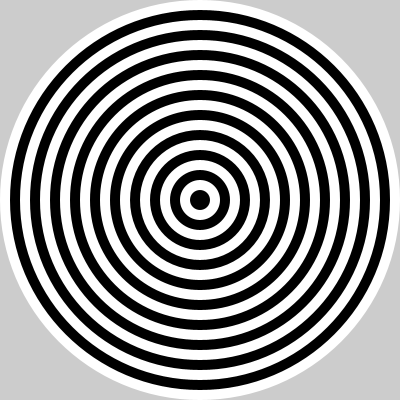
Frame 1 (no input)
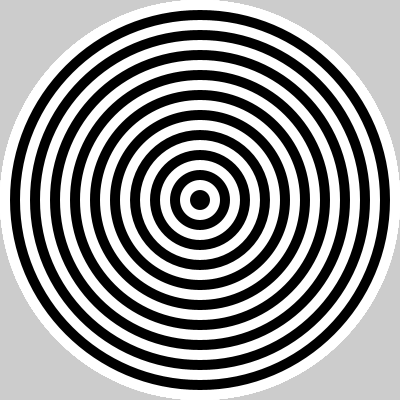
Frame 60 (the mouse pressed at the canvas centre just before this capture)
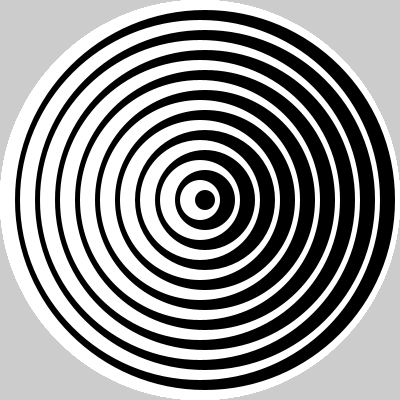
Frame 120 (the mouse held since frame 60 and released just before this capture)

The Processing sketch that drew these frames (run headless with seeded random() and noise(); from frame 60 on, the mouse is pressed at the canvas centre):

// Processing sketch: prac10b
// ── prac10b.pde
int tam = 20;
void setup() {
  size(400, 400);
  noStroke();
  smooth();
}
void draw() {
  float mover= map(mouseX, 0, width, 0, tam/2);
  for (int i = width;i >= tam; i-=tam) {
    if (i%(tam*2) == 0) {
      fill(255);
      ellipse(width/2, height/2, i, i);
    } 
    else {
      fill(0);
      ellipse(width/2+mover, height/2, i, i);
    }
  }
}
